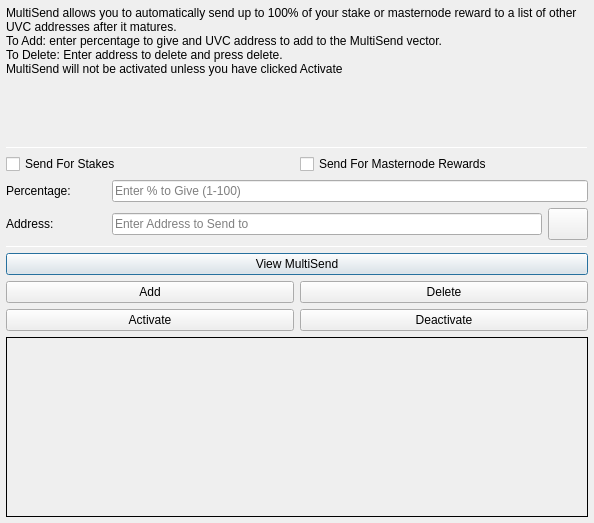
<?xml version="1.0" encoding="UTF-8"?>
<ui version="4.0">
 <class>MultiSendDialog</class>
 <widget class="QDialog" name="MultiSendDialog">
  <property name="windowModality">
   <enum>Qt::NonModal</enum>
  </property>
  <property name="geometry">
   <rect>
    <x>0</x>
    <y>0</y>
    <width>594</width>
    <height>523</height>
   </rect>
  </property>
  <property name="windowTitle">
   <string>MultiSend</string>
  </property>
  <layout class="QVBoxLayout" name="verticalLayout" stretch="0">
   <property name="leftMargin">
    <number>6</number>
   </property>
   <property name="topMargin">
    <number>6</number>
   </property>
   <property name="rightMargin">
    <number>6</number>
   </property>
   <property name="bottomMargin">
    <number>6</number>
   </property>
   <item>
    <layout class="QVBoxLayout" name="verticalLayout_Main" stretch="1,1,1,1,1,1">
     <item>
      <widget class="QLabel" name="label_2">
       <property name="lineWidth">
        <number>1</number>
       </property>
       <property name="text">
        <string>MultiSend allows you to automatically send up to 100% of your stake or masternode reward to a list of other UVC addresses after it matures.
To Add: enter percentage to give and UVC address to add to the MultiSend vector.
To Delete: Enter address to delete and press delete.
MultiSend will not be activated unless you have clicked Activate</string>
       </property>
       <property name="alignment">
        <set>Qt::AlignLeading|Qt::AlignLeft|Qt::AlignTop</set>
       </property>
       <property name="wordWrap">
        <bool>true</bool>
       </property>
      </widget>
     </item>
     <item>
      <widget class="Line" name="line">
       <property name="minimumSize">
        <size>
         <width>0</width>
         <height>1</height>
        </size>
       </property>
       <property name="maximumSize">
        <size>
         <width>16777215</width>
         <height>1</height>
        </size>
       </property>
       <property name="orientation">
        <enum>Qt::Horizontal</enum>
       </property>
      </widget>
     </item>
     <item>
      <layout class="QVBoxLayout" name="verticalLayout_Settings">
       <item>
        <layout class="QHBoxLayout" name="horizontalLayout">
         <item>
          <widget class="QCheckBox" name="multiSendStakeCheckBox">
           <property name="text">
            <string>Send For Stakes</string>
           </property>
          </widget>
         </item>
         <item>
          <widget class="QCheckBox" name="multiSendMasternodeCheckBox">
           <property name="text">
            <string>Send For Masternode Rewards</string>
           </property>
          </widget>
         </item>
        </layout>
       </item>
       <item>
        <layout class="QHBoxLayout" name="horizontalLayout_6">
         <item>
          <widget class="QLabel" name="label">
           <property name="minimumSize">
            <size>
             <width>100</width>
             <height>0</height>
            </size>
           </property>
           <property name="toolTip">
            <string>Percentage of stake to send</string>
           </property>
           <property name="text">
            <string>Percentage:</string>
           </property>
          </widget>
         </item>
         <item>
          <widget class="QLineEdit" name="multiSendPercentEdit">
           <property name="toolTip">
            <string>Enter whole numbers 1 - 100</string>
           </property>
           <property name="placeholderText">
            <string>Enter % to Give (1-100)</string>
           </property>
          </widget>
         </item>
        </layout>
       </item>
       <item>
        <layout class="QHBoxLayout" name="horizontalLayout_7">
         <item>
          <widget class="QLabel" name="label_5">
           <property name="minimumSize">
            <size>
             <width>100</width>
             <height>0</height>
            </size>
           </property>
           <property name="toolTip">
            <string>Address to send portion of stake to</string>
           </property>
           <property name="text">
            <string>Address:</string>
           </property>
          </widget>
         </item>
         <item>
          <widget class="QLineEdit" name="multiSendAddressEdit">
           <property name="toolTip">
            <string/>
           </property>
           <property name="placeholderText">
            <string>Enter Address to Send to</string>
           </property>
          </widget>
         </item>
         <item>
          <widget class="QPushButton" name="addressBookButton">
           <property name="maximumSize">
            <size>
             <width>16777215</width>
             <height>32</height>
            </size>
           </property>
           <property name="toolTip">
            <string>Choose an address from the address book</string>
           </property>
           <property name="text">
            <string/>
           </property>
           <property name="icon">
            <iconset resource="../sprout.qrc">
             <normaloff>:/icons/address-book</normaloff>:/icons/address-book</iconset>
           </property>
           <property name="shortcut">
            <string>Alt+A</string>
           </property>
           <property name="autoDefault">
            <bool>false</bool>
           </property>
          </widget>
         </item>
        </layout>
       </item>
      </layout>
     </item>
     <item>
      <widget class="Line" name="line_2">
       <property name="minimumSize">
        <size>
         <width>0</width>
         <height>1</height>
        </size>
       </property>
       <property name="maximumSize">
        <size>
         <width>16777215</width>
         <height>1</height>
        </size>
       </property>
       <property name="orientation">
        <enum>Qt::Horizontal</enum>
       </property>
      </widget>
     </item>
     <item>
      <layout class="QVBoxLayout" name="verticalLayout_Buttons">
       <item>
        <layout class="QHBoxLayout" name="horizontalLayout_4">
         <item>
          <widget class="QPushButton" name="viewButton">
           <property name="toolTip">
            <string/>
           </property>
           <property name="statusTip">
            <string>View MultiSend Vector</string>
           </property>
           <property name="text">
            <string>View MultiSend</string>
           </property>
          </widget>
         </item>
        </layout>
       </item>
       <item>
        <layout class="QHBoxLayout" name="horizontalLayout_2">
         <item>
          <widget class="QPushButton" name="addButton">
           <property name="toolTip">
            <string/>
           </property>
           <property name="statusTip">
            <string>Add to MultiSend Vector</string>
           </property>
           <property name="text">
            <string>Add</string>
           </property>
          </widget>
         </item>
         <item>
          <widget class="QPushButton" name="deleteButton">
           <property name="toolTip">
            <string/>
           </property>
           <property name="statusTip">
            <string>Delete Address From MultiSend Vector</string>
           </property>
           <property name="text">
            <string>Delete</string>
           </property>
          </widget>
         </item>
        </layout>
       </item>
       <item>
        <layout class="QHBoxLayout" name="horizontalLayout_5">
         <item>
          <widget class="QPushButton" name="activateButton">
           <property name="statusTip">
            <string>Activate MultiSend</string>
           </property>
           <property name="text">
            <string>Activate</string>
           </property>
          </widget>
         </item>
         <item>
          <widget class="QPushButton" name="disableButton">
           <property name="statusTip">
            <string>Deactivate MultiSend</string>
           </property>
           <property name="text">
            <string>Deactivate</string>
           </property>
          </widget>
         </item>
        </layout>
       </item>
      </layout>
     </item>
     <item>
      <widget class="QLabel" name="message">
       <property name="minimumSize">
        <size>
         <width>0</width>
         <height>180</height>
        </size>
       </property>
       <property name="frameShape">
        <enum>QFrame::Panel</enum>
       </property>
       <property name="frameShadow">
        <enum>QFrame::Plain</enum>
       </property>
       <property name="lineWidth">
        <number>1</number>
       </property>
       <property name="midLineWidth">
        <number>1</number>
       </property>
       <property name="text">
        <string/>
       </property>
       <property name="alignment">
        <set>Qt::AlignLeading|Qt::AlignLeft|Qt::AlignTop</set>
       </property>
       <property name="wordWrap">
        <bool>true</bool>
       </property>
      </widget>
     </item>
    </layout>
   </item>
  </layout>
 </widget>
 <resources>
  <include location="../sprout.qrc"/>
 </resources>
 <connections/>
</ui>
